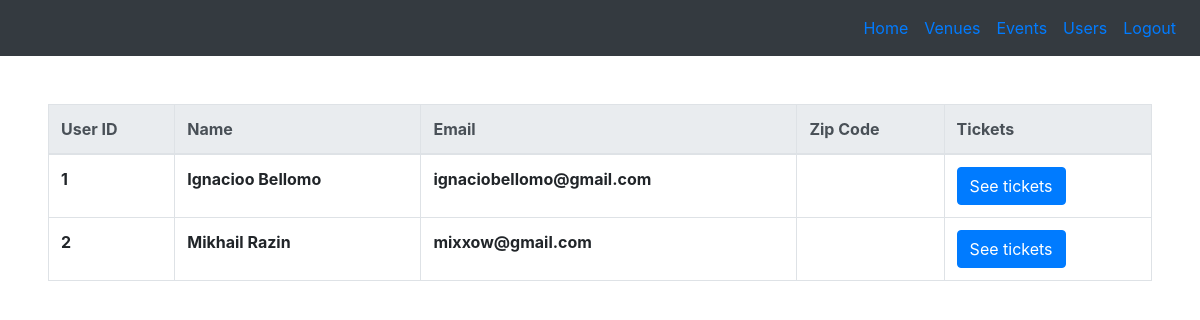
The app's page /admin-reservations (signed in) with its own data.
### tables this page shows
CREATE TABLE 'users' ( userID INTEGER PRIMARY KEY AUTOINCREMENT NOT NULL, email VARCHAR NOT NULL, pwdHash VARCHAR NOT NULL, fName VARCHAR NOT NULL, lName VARCHAR NOT NULL);

### application.py (the view)
@app.route("/admin-reservations", methods=["GET", "POST"])
@login_required
def admin_Reservations():
    if 'admin' not in session.keys():
        return redirect("/")
    if request.method == "POST":
        user = db.execute("SELECT * FROM users WHERE userID = :userID", userID=request.form.get("userID"))
        userTicket = db.execute(userReservations, userID=request.form.get("userID"))
        remover = []
        for tic in userTicket:
            if tic["totalTickets"] == 0:
                remover.append(tic)
            confirmation = "T"
            tran = int(tic["tranID"]) + 12340
            confirmation = confirmation + str(tran)
            tic["confirmation"] = confirmation
        userTickets = [x for x in userTicket if x not in remover]
        return render_template("admin-reservations.html", userTickets=userTickets, user=user[0])
    else:
        users = db.execute("SELECT * FROM users")
        return render_template("admin-users.html", users=users)

### application.py (called while the page is built)
@app.after_request
def after_request(response):
    response.headers["Cache-Control"] = "no-cache, no-store, must-revalidate"
    response.headers["Expires"] = 0
    response.headers["Pragma"] = "no-cache"
    return response

### helpers.py (called while the page is built)
def login_required(f):
    @wraps(f)
    def decorated_function(*args, **kwargs):
        if session.get("user_id") is None:
            return redirect("/login")
        return f(*args, **kwargs)
    return decorated_function

### templates/admin-users.html (shortened to what this page needs)
{% extends "baseadmin.html" %}
{% block body %}
<table class="table table-bordered">
  <thead class="thead-light">
    <tr>
      <th scope="col">User ID</th>
      <th scope="col">Name</th>
      <th scope="col">Email</th>
      <th scope="col">Zip Code</th>
      <th scope="col">Tickets</th>
    </tr>
  </thead>
  <tbody>
    {% for user in users %}
    <tr>
      <th scope="row">{{user.userID}}</th>
      <th scope="row">{{user.fName}} {{user.lName}}</th>
      <th scope="row">{{user.email}}</th>
      <td scope="row">{{user.zip}}</td>
      <td scope="row">
        <form action="/admin-reservations" method="post">
        <button class="btn btn-primary" type="submit" id="post">See tickets</button>
        </form>
      </td>
    </tr>
    {% endfor %}
  </tbody>
</table>
{% endblock %}

### records on screen
users: userID "1", fName "Ignacioo", lName "Bellomo", email "ignaciobellomo@gmail.com"
users: userID "2", fName "Mikhail", lName "Razin", email "mixxow@gmail.com"
